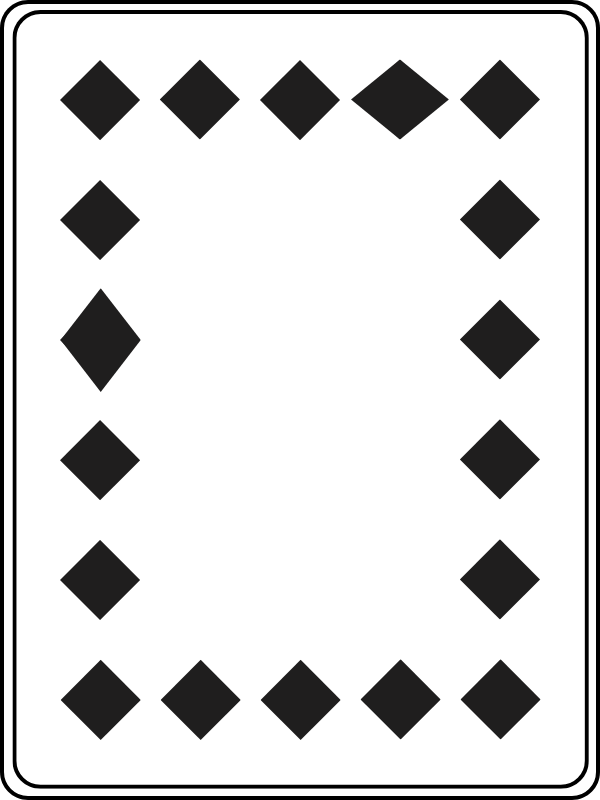
#> input picture Task2/tc2-1.png, 600 x 800 px
$ jupyter execute Detect_cards.ipynb
#> lines starting #> are read from the running program, lines starting #| are printed output that depends on the picture
[cell 1]
import numpy as np
import cv2 as cv
from matplotlib import pyplot as plt

[cell 2]
img1=cv.imread("tc2-1.png")
#> img1 is the input picture: shape (800, 600, 3); mean B, G, R 215.9, 215.9, 216

[cell 3]
img2=cv.imread("tc2-2.png")
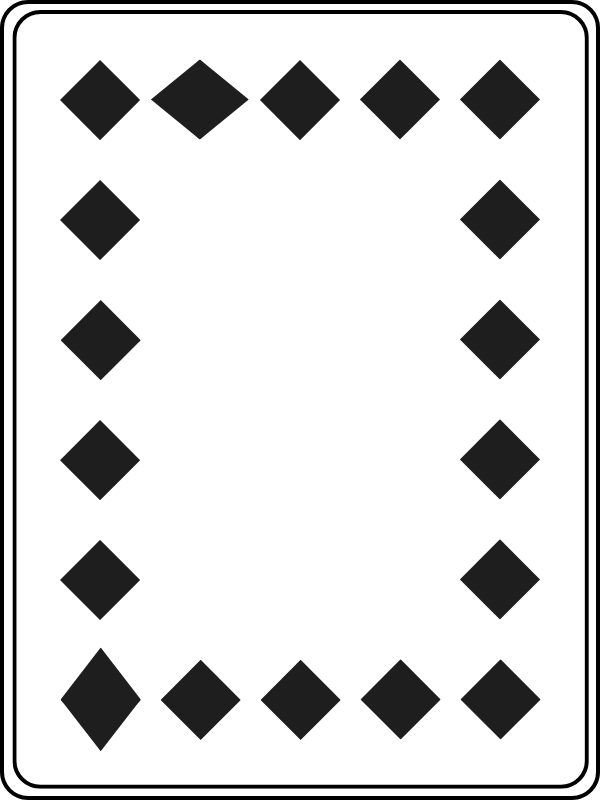
#> input picture Task2/tc2-2.png, 600 x 800 px
#> img2 is the input picture: shape (800, 600, 3); mean B, G, R 215.9, 215.9, 216

[cell 4]
img3=cv.imread("tc2-3.png")
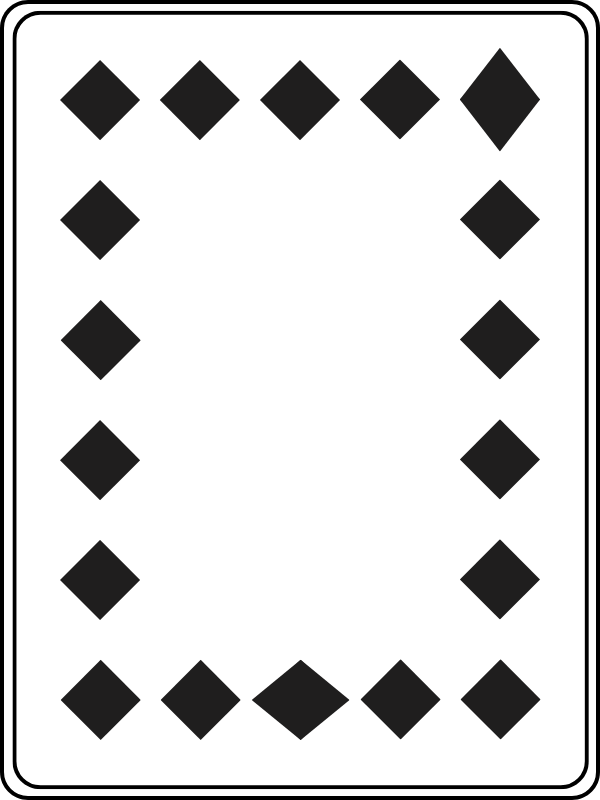
#> input picture Task2/tc2-3.png, 600 x 800 px
#> img3 is the input picture: shape (800, 600, 3); mean B, G, R 215.9, 215.9, 216

[cell 5]
def cropimg(img):
    img.shape
    #removing border from image .
    img=img[40:760,50:550]
    return img

[cell 6]
def findrow(img):
    height,width,c=img.shape
    column=width
    break_outer=False
    for i in range(height):
        if break_outer:
            break
        for j in range(width):
            if list(img[i, j])!=list(img[0,0]):
                if j<=column:
                    column=j
                    row=i
                    break
                else:
                    break_outer=True
                    break
    return row

[cell 7]
def findcolumn(img):
    height,width,c=img.shape
    row=height
    break_outer=False
    for j in range(width):
        if break_outer:
            break
        for i in range(height):
            if list(img[i, j])!=list(img[0,0]):
                if i<row:
                    row=i
                    column=j
                    break
                else:
                    break_outer=True
                    break
    return column

[cell 8]
def finddiagolength(img,row):
    height, width,c = img.shape
    list2 = []
    diff_list2=[]
    diagolens=[]
    for j in range(width):
        if list(img[row,j])==[255,255,255]:
            list2.append(j)
    for n in range(len(list2)-1):
        diff_list2.append(list2[n+1]-list2[n])
    for diff in diff_list2:
        if diff>1:
            diagolens.append(diff)
    return diagolens

[cell 9]
def conditionalrotate(img,diagolens,row):
    if max(diagolens)-min(diagolens)<10:
        img = cv.rotate(img, cv.ROTATE_180)
        diagolens=finddiagolength(img,row)
    return diagolens,img

[cell 10]
def findindex(diagolens):
    for n in range(len(diagolens)):
        if diagolens[n]==max(diagolens):
            index1=n
    return index1

[cell 11]
def finddiagolengthv(img,column):
    height,width,c = img.shape
    # Finding vertical diagonal end points of squares in vertical column by detecting color change
    list2 = []
    diff_list2=[]
    diagolensv=[]
    for i in range(height):
        if list(img[i,column])==[255,255,255]:
            list2.append(i)
    for n in range(len(list2)-1):
        diff_list2.append(list2[n+1]-list2[n])
    for diff in diff_list2:
        if diff>1:
            diagolensv.append(diff)

    return diagolensv

[cell 12]
def findindexv(diagolensv):
    #finding the index of longest diagonal.
    for n in range(len(diagolensv)):
        if diagolensv[n]==max(diagolensv):
            index2=n
    return index2

[cell 13]
img1=cropimg(img1)
#> in cropimg, `img=img[40:760,50:550]`:
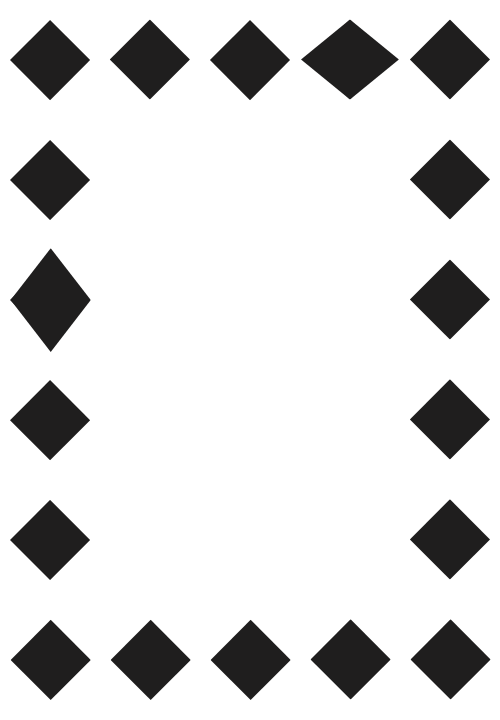
#> img: shape (720, 500, 3); mean of channels 0, 1, 2 217.8, 217.8, 218; drawn as B, G, R

[cell 14]
row,column=findrow(img1),findcolumn(img1)
#> row = 60; column = 49

[cell 15]
diagolens=finddiagolength(img1,row)
#> after the loop in finddiagolength, `for j in range(width):`: list2 = 82 values from 0 to 499
#> the loop in finddiagolength, `for n in range(len(list2)-1):` made 81 passes
#> after the loop in finddiagolength, `for n in range(len(list2)-1):`: diff_list2 = 81 values, max 99 at index 60, min 1 at index 0, mean 6.16
#> the loop in finddiagolength, `for diff in diff_list2:` made 81 passes
#> diff on passes 3 to 14: 1, 1, 1, 1, 1, 1, 1, 81, 1, 1, 1, 1
#> after the loop in finddiagolength, `for diff in diff_list2:`: diagolens = [81, 81, 81, 99, 81]
#> diagolens = [81, 81, 81, 99, 81]

[cell 16]
diagolens,img1=conditionalrotate(img1,diagolens,row)

[cell 17]
img1index1=findindex(diagolens)
#> the loop in findindex, `for n in range(len(diagolens)):` made 5 passes
#> index1 on pass 4: 3
#> img1index1 = 3

[cell 18]
diagolensv=finddiagolengthv(img1,column)
#> after the loop in finddiagolengthv, `for i in range(height):`: list2 = 218 values from 0 to 719
#> after the loop in finddiagolengthv, `for n in range(len(list2)-1):`: diff_list2 = 217 values, max 103 at index 88, min 1 at index 0, mean 3.31
#> the loop in finddiagolengthv, `for diff in diff_list2:` made 217 passes
#> after the loop in finddiagolengthv, `for diff in diff_list2:`: diagolensv = [81, 81, 103, 81, 81, 81]
#> diagolensv = [81, 81, 103, 81, 81, 81]

[cell 19]
img1index2=findindexv(diagolensv)
#> the loop in findindexv, `for n in range(len(diagolensv)):` made 6 passes
#> index2 on pass 3: 2
#> img1index2 = 2

[cell 20]
img2=cropimg(img2)

[cell 21]
row,column=findrow(img2),findcolumn(img2)

[cell 22]
diagolens=finddiagolength(img2,row)
#> the loop in finddiagolength (call 2), `for n in range(len(list2)-1):` made 81 passes
#> the loop in finddiagolength (call 2), `for diff in diff_list2:` made 81 passes
#> diagolens = [81, 99, 81, 81, 81]

[cell 23]
diagolens,img2=conditionalrotate(img2,diagolens,row)

[cell 24]
img2index1=findindex(diagolens)
#> the loop in findindex (call 2), `for n in range(len(diagolens)):` made 5 passes
#> img2index1 = 1

[cell 25]
diagolensv=finddiagolengthv(img2,column)
#> the loop in finddiagolengthv (call 2), `for diff in diff_list2:` made 216 passes
#> diagolensv = [81, 81, 81, 81, 81, 104]

[cell 26]
img2index2=findindexv(diagolensv)
#> the loop in findindexv (call 2), `for n in range(len(diagolensv)):` made 6 passes
#> index2 on pass 6: 5
#> img2index2 = 5

[cell 27]
img3=cropimg(img3)

[cell 28]
row,column=findrow(img3),findcolumn(img3)

[cell 29]
diagolens=finddiagolength(img3,row)
#> diagolens = [81, 82, 81, 81, 81]

[cell 30]
diagolens,img3=conditionalrotate(img3,diagolens,row)
#> call 3 of conditionalrotate, with row = 60
#> in conditionalrotate (call 3), `img = cv.rotate(img, cv.ROTATE_180)`:
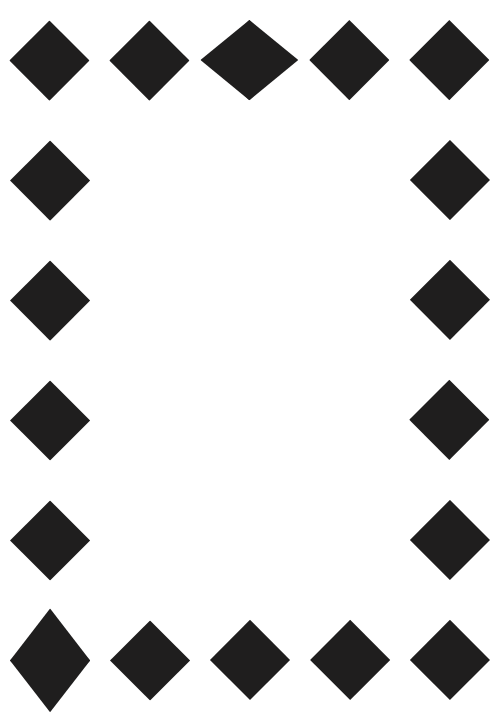
#> img: shape (720, 500, 3); mean of channels 0, 1, 2 217.8, 217.8, 218; drawn as B, G, R
#> in conditionalrotate (call 3), `diagolens=finddiagolength(img,row)`: diagolens = [82, 82, 100, 82, 82]
#> diagolens = [82, 82, 100, 82, 82]

[cell 31]
img3index1=findindex(diagolens)
#> img3index1 = 2

[cell 32]
diagolensv=finddiagolengthv(img3,column)
#> diagolensv = [82, 82, 82, 82, 82, 105]

[cell 33]
img3index2=findindexv(diagolensv)
#> img3index2 = 5

[cell 34]
hdict={0:"Ace",1:'Hearts',2:'Clubs',3:'Spades',4:'Diamonds'}
vdict={1:'2',2:'3',3:'4',4:'5',5:'6'}

[cell 35]
###    Output ####

print(f'{vdict[img1index2]} of {hdict[img1index1]}, {vdict[img2index2]} of {hdict[img2index1]} , {vdict[img3index2]} of {hdict[img3index1]}.')
#| 3 of Spades, 6 of Hearts , 6 of Clubs.
